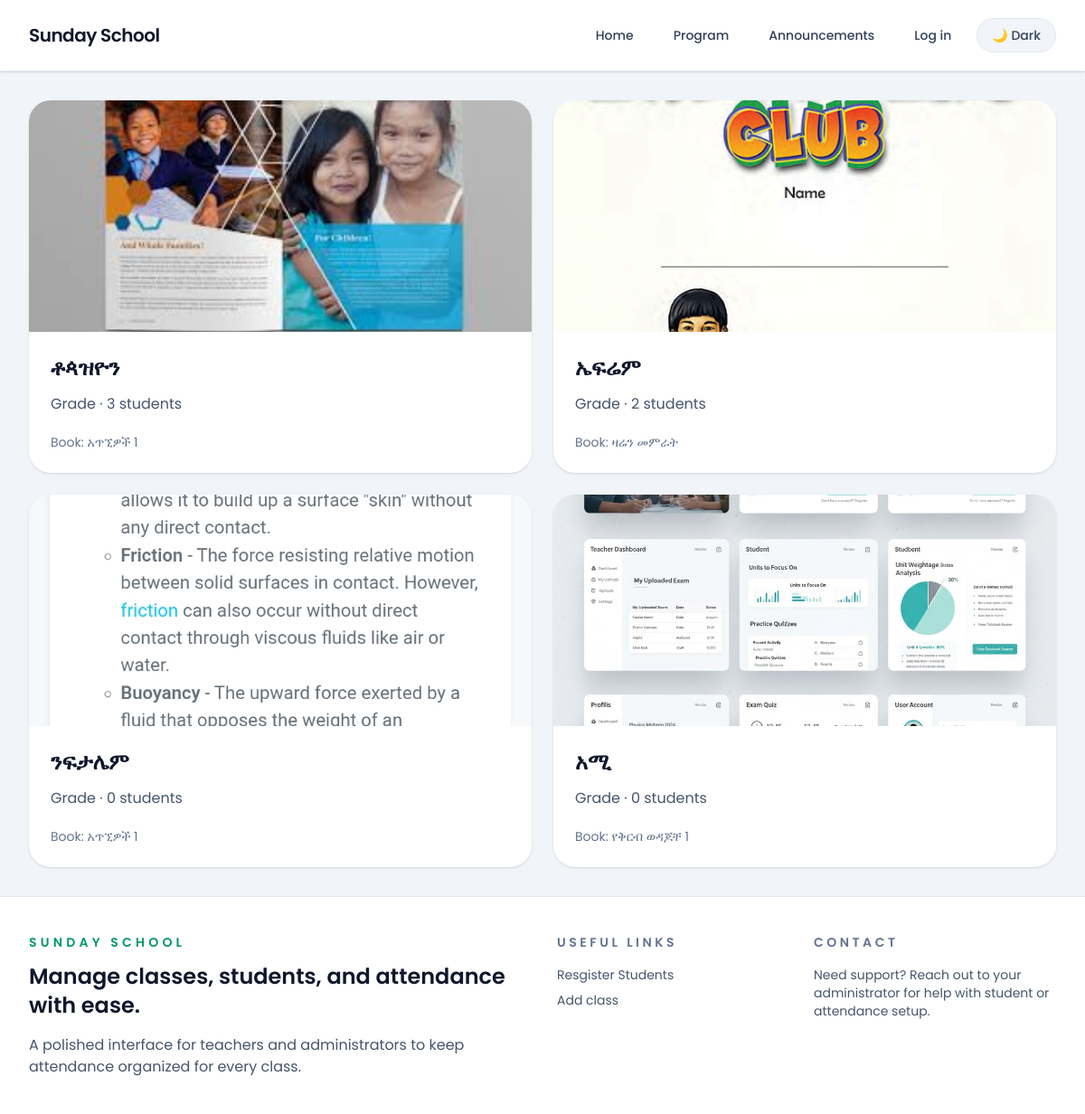
The page / on the database its author committed.
### core/models.py (models this page shows, shortened)
class Grades(models.Model):
    name = models.CharField(max_length=100)
    grade_number = models.PositiveIntegerField(null=True, blank=True)
    age_limit = models.PositiveIntegerField()
    book = models.ForeignKey(Books, on_delete=models.CASCADE, related_name='grades')
    teacher = models.ManyToManyField(User, null=True, blank=True)
    isActive = models.BooleanField(default=True)
    academic_year = models.PositiveIntegerField()

class Books(models.Model):
    AUTHORS = (
        ("MailBox", 'MailBox'),
        ("OneHope", 'OneHope'),
    )
    name = models.CharField(max_length=100)
    image = models.ImageField(upload_to='Books', null=True, blank=True)
    authors = models.CharField(choices=AUTHORS, max_length=100)

### core/views.py (the view)
# urls.py: path("", views.home, name="home"),
def home(request):
    grades = Grades.objects.filter(academic_year=datetime.now().year - 7, isActive=True)
    return render(request, "core/index.html", {"grades": grades})

### core/templates/core/index.html (shortened to what this page needs)
{% extends "core/base.html" %}
{% block body %}
    {% if user.is_superuser %}
        <div class="space-y-10">
  <section class="rounded-3xl bg-white p-4 shadow-sm dark:bg-slate-900 sm:p-8">
    <div class="flex flex-col gap-6 lg:flex-row lg:items-center lg:justify-between">
      <div>
        <p class="text-sm font-semibold uppercase tracking-[0.24em] text-emerald-600">Class dashboard</p>
        <h1 class="mt-3 text-4xl font-semibold text-slate-900 dark:text-slate-100">All Sunday School classes</h1>
        <p class="mt-4 max-w-2xl text-slate-600 dark:text-slate-400">Browse class details, manage attendance, and add new students from one place.</p>
      </div>
      <a href="" class="inline-flex items-center justify-center rounded-full bg-slate-900 px-6 py-3 text-sm font-semibold text-white transition hover:bg-slate-800 dark:bg-slate-200 dark:text-slate-900 dark:hover:bg-slate-300">Add class</a>
    </div>
  </section>
  <section class="grid gap-6 md:grid-cols-2 xl:grid-cols-3">
    {% for class in grades %}
    <a href="{% url 'core:detail' class.pk %}" class="group overflow-hidden rounded-3xl bg-white shadow-sm transition duration-200 hover:-translate-y-1 hover:shadow-md dark:bg-slate-900">
      <div class="h-64 overflow-hidden bg-slate-100 dark:bg-slate-800">
        <img src="{{ class.book.image.url }}" alt="{{ class.book.name }}" class="h-full w-full object-cover transition duration-300 group-hover:scale-105" />
      </div>
      <div class="p-6">
        <h2 class="text-2xl font-semibold text-slate-900 dark:text-slate-100">{{ class.name }}</h2>
        <p class="mt-3 text-slate-600 dark:text-slate-400">Grade {{ class.grade_number }} · {{ class.students.count }} students</p>
        <p class="mt-5 text-sm text-slate-500 dark:text-slate-400">Book: {{ class.book.name }}</p>
      </div>
    </a>
    {% empty %}
      <div class="rounded-3xl bg-slate-50 p-10 text-center text-slate-600 dark:bg-slate-950 dark:text-slate-300">No classes available yet. Add one to get started.</div>
    {% endfor %}
  </section>
</div>
    {% else %}
         <section class="grid gap-6 md:grid-cols-2 xl:grid-cols-3">
    {% for class in grades %}
    <a href="{% url 'core:detail' class.pk %}" class="group overflow-hidden rounded-3xl bg-white shadow-sm transition duration-200 hover:-translate-y-1 hover:shadow-md dark:bg-slate-900">
      <div class="h-64 overflow-hidden bg-slate-100 dark:bg-slate-800">
        <img src="{{ class.book.image.url }}" alt="{{ class.book.name }}" class="h-full w-full object-cover transition duration-300 group-hover:scale-105" />
      </div>
      <div class="p-6">
        <h2 class="text-2xl font-semibold text-slate-900 dark:text-slate-100">{{ class.name }}</h2>
        <p class="mt-3 text-slate-600 dark:text-slate-400">Grade {{ class.grade }} · {{ class.students.count }} students</p>
        <p class="mt-5 text-sm text-slate-500 dark:text-slate-400">Book: {{ class.book.name }}</p>
      </div>
    </a>
    {% empty %}
      <div class="rounded-3xl bg-slate-50 p-10 text-center text-slate-600 dark:bg-slate-950 dark:text-slate-300">No classes available yet. Add one to get started.</div>
    {% endfor %}
  </section>
    {% endif %}
{% endblock %}

### core/templates/core/base.html (shortened to what this page needs)
<!DOCTYPE html>
<html lang="en">
  <head>
    <script src="https://cdn.jsdelivr.net/npm/@tailwindcss/browser@4"></script>
  </head>
  <body class="min-h-screen bg-slate-100 font-sans text-slate-900 antialiased dark:bg-slate-950 dark:text-slate-100">
    <header class="border-b border-slate-200 bg-white shadow-sm dark:border-slate-800 dark:bg-slate-900">
      <div class="mx-auto flex max-w-7xl flex-col gap-4 px-4 py-5 sm:flex-row sm:items-center sm:justify-between sm:px-6 lg:px-8">
        <a href="" class="text-xl font-semibold tracking-tight text-slate-900 dark:text-slate-100">Sunday School</a>
        <nav class="flex flex-wrap items-center gap-2 text-sm font-medium text-slate-700 dark:text-slate-300 sm:gap-3">
          <a href="" class="rounded-full px-4 py-2 transition hover:bg-slate-100 hover:text-slate-900 dark:hover:bg-slate-800">Home</a>
          <a href="{% url 'conversation:program' %}" class="rounded-full px-4 py-2 transition hover:bg-slate-100 hover:text-slate-900 dark:hover:bg-slate-800">Program</a>
          <a href="{% url 'conversation:announcements' %}" class="rounded-full px-4 py-2 transition hover:bg-slate-100 hover:text-slate-900 dark:hover:bg-slate-800">Announcements</a>
            {% if user.is_authenticated %}
                <a href="" class="rounded-full px-4 py-2 transition hover:bg-slate-100 hover:text-slate-900 dark:hover:bg-slate-800">Log out</a>
            {% else %}
          <a href="" class="rounded-full px-4 py-2 transition hover:bg-slate-100 hover:text-slate-900 dark:hover:bg-slate-800">Log in</a>
           {% endif %}
          <button id="themeToggle" class="rounded-full border border-slate-200 bg-slate-100 px-4 py-2 text-sm text-slate-700 transition
           hover:bg-slate-200 dark:border-slate-700 dark:bg-slate-800 dark:text-slate-200 dark:hover:bg-slate-700">Toggle theme</button>
        </nav>
      </div>
    </header>
    <main class="mx-auto max-w-7xl px-3 py-6 sm:px-6 sm:py-8 lg:px-8">
      {% block body %}{% endblock %}
    </main>
    <footer class="border-t border-slate-200 bg-white py-10 dark:border-slate-800 dark:bg-slate-900">
      <div class="mx-auto max-w-7xl px-4 sm:px-6 lg:px-8">
        <div class="grid gap-8 md:grid-cols-2">
          <div>
            <p class="text-sm font-semibold uppercase tracking-[0.3em] text-emerald-600">Sunday School</p>
            <h2 class="mt-3 text-2xl font-semibold text-slate-900 dark:text-slate-100">Manage classes, students, and attendance with ease.</h2>
            <p class="mt-4 max-w-xl text-slate-600 dark:text-slate-400">A polished interface for teachers and administrators to keep attendance organized for every class.</p>
          </div>
          <div class="grid gap-4 sm:grid-cols-2">
            <div>
              <h3 class="text-sm font-semibold uppercase tracking-[0.25em] text-slate-500 dark:text-slate-400">Useful links</h3>
              <ul class="mt-4 space-y-2 text-sm text-slate-600 dark:text-slate-400">
                <li><a href="{% url 'core:register' %} " class="transition hover:text-slate-900 dark:hover:text-slate-100">Resgister Students</a></li>
                <li><a href="" class="transition hover:text-slate-900 dark:hover:text-slate-100">Add class</a></li>
              </ul>
            </div>
            <div>
              <h3 class="text-sm font-semibold uppercase tracking-[0.25em] text-slate-500 dark:text-slate-400">Contact</h3>
              <p class="mt-4 text-sm text-slate-600 dark:text-slate-400">Need support? Reach out to your administrator for help with student or attendance setup.</p>
            </div>
          </div>
        </div>
      </div>
    </footer>
  </body>
</html>

### core/templates/core/base.html (style rules this page uses)
body { font-family: 'Poppins', sans-serif; }

### rows shown on the page
Grades: book.image (picture), name "ቶጳዝዮን", students.count "3", book.name "አጥኚዎች 1"
Grades: book.image (picture), name "ኤፍሬም", students.count "2", book.name "ዛሬን መምራት"
Grades: book.image (picture), name "ንፍታሌም", students.count "0", book.name "አጥኚዎች 1"
Grades: book.image (picture), name "አሚ", students.count "0", book.name "የቅርብ ወዳጆቸ 1"
